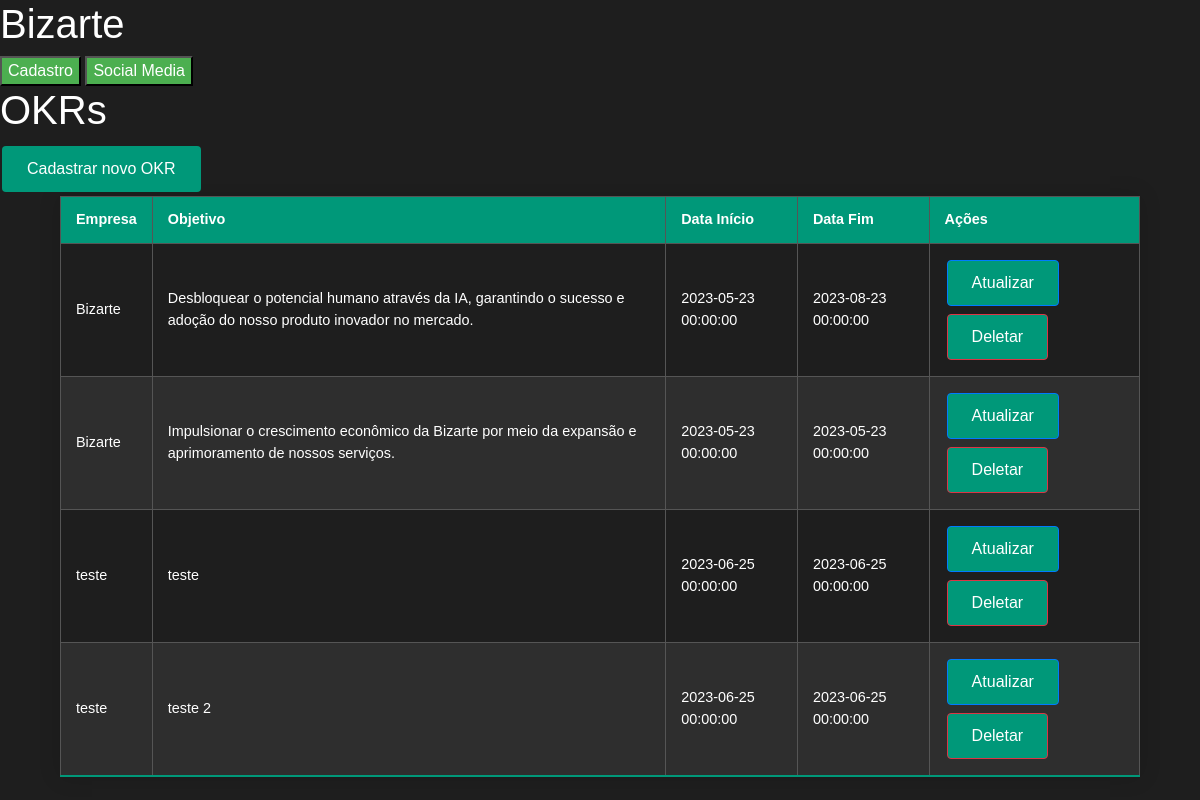
The app's page /listar/okrs with its own data.
### models.py (models this page shows)
class OKR(db.Model):
    id = db.Column(db.Integer, primary_key=True)
    id_empresa = db.Column(db.Integer, db.ForeignKey('empresa.id'), nullable=False)
    empresa = db.relationship('Empresa', backref='okrs')
    objetivo = db.Column(db.String(200))
    data_inicio = db.Column(db.DateTime, nullable=False)
    data_fim = db.Column(db.DateTime, nullable=False)

class Empresa(db.Model):
    id = db.Column(db.Integer, primary_key=True)
    nome_contato = db.Column(db.String(80))
    email_contato = db.Column(db.String(120))
    telefone_contato = db.Column(db.String(20))
    endereco_empresa = db.Column(db.String(200))
    setor_atuacao = db.Column(db.String(200))
    tamanho_empresa = db.Column(db.String(200))
    descricao_empresa = db.Column(db.Text)
    objetivos_principais = db.Column(db.Text)
    historico_interacoes = db.Column(db.Text)

### app.py (the view)
@app.route('/listar/okrs', methods=['GET'])
def listar_okrs():
    okrs = OKR.query.all()  # Substitua OKR pela classe do seu modelo de OKR
    return render_template('listar_okrs.html', okrs=okrs)

### templates/listar_okrs.html (shortened to what this page needs)
{% extends "base.html" %}
{% block content %}
    <h1>OKRs</h1>
    <a class="btn" href="{{ url_for('cadastrar_okr') }}">Cadastrar novo OKR</a>
    <table class="styled-table">
        <thead>
            <tr>
                <th>Empresa</th>
                <th>Objetivo</th>
                <th>Data Início</th>
                <th>Data Fim</th>
                <th>Ações</th>
            </tr>
        </thead>
        <tbody>
            {% for okr in okrs %}
            <tr>
                <td>{{ okr.empresa.nome_contato }}</td>
                <td>{{ okr.objetivo }}</td>
                <td>{{ okr.data_inicio }}</td>
                <td>{{ okr.data_fim }}</td>
                <td>
                    <a href="{{ url_for('atualizar_okr', id=okr.id) }}" class="btn btn-primary">Atualizar</a>
                    <button type="button" class="btn btn-danger" data-toggle="modal" data-target="#deleteModal{{okr.id}}">Deletar</button>
                </td>
            </tr>
            {% endfor %}
        </tbody>
    </table>
{% endblock %}

### static/style.css (style rules this page uses)
body { background-color: #1e1e1e; color: #ffffff; font-family: Arial, sans-serif; }
h1, h2, h3, h4, h5, h6 { color: #ffffff; }
a { color: #1e90ff; }
input[type=submit], button { background-color: #4CAF50; color: white; cursor: pointer; }
.styled-table { border-collapse: collapse; margin: 25px 0; font-size: 0.9em; font-family: sans-serif; min-width: 400px; box-shadow: 0 0 20px rgba(0, 0, 0, 0.15); width: 90%; margin: 0 auto; color: #ffffff; background-color: #1e1e1e; }
.styled-table thead tr { background-color: #009879; color: #ffffff; text-align: left; }
.styled-table th, .styled-table td { padding: 12px 15px; border: 1px solid #555555; }
.styled-table tbody tr { border-bottom: 1px solid #555555; }
.styled-table tbody tr:nth-of-type(even) { background-color: #2e2e2e; }
.styled-table tbody tr:last-of-type { border-bottom: 2px solid #009879; }
.btn { color: #fff; background-color: #009879; padding: 10px 24px; text-align: center; text-decoration: none; display: inline-block; font-size: 16px; margin: 4px 2px; transition-duration: 0.4s; cursor: pointer; }

### records on screen
OKR: empresa.nome_contato "Bizarte", objetivo "Desbloquear o potencial humano através da IA, garantindo o sucesso e adoção do nosso produto inovador no mercado.", data_inicio "2023-05-23 00:00:00", data_fim "2023-08-23 00:00:00"
OKR: empresa.nome_contato "Bizarte", objetivo "Impulsionar o crescimento econômico da Bizarte por meio da expansão e aprimoramento de nossos serviços.", data_inicio "2023-05-23 00:00:00", data_fim "2023-05-23 00:00:00"
OKR: empresa.nome_contato "teste", objetivo "teste", data_inicio "2023-06-25 00:00:00", data_fim "2023-06-25 00:00:00"
OKR: empresa.nome_contato "teste", objetivo "teste 2", data_inicio "2023-06-25 00:00:00", data_fim "2023-06-25 00:00:00"
